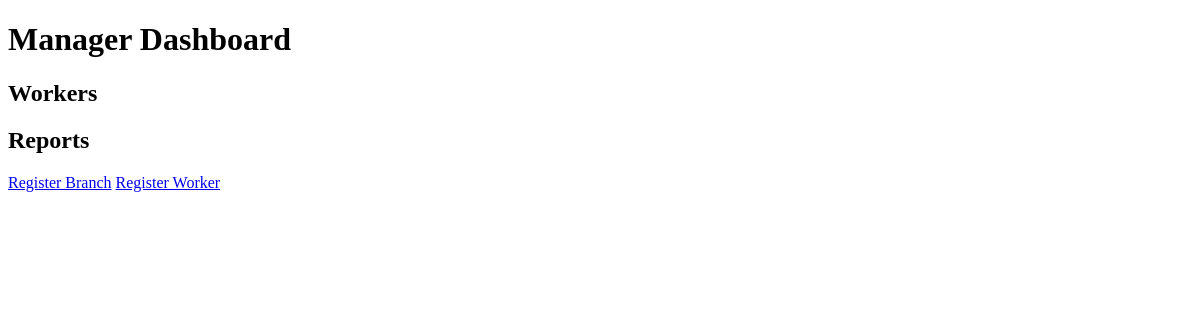
The page /manager/ on the database as committed earlier.
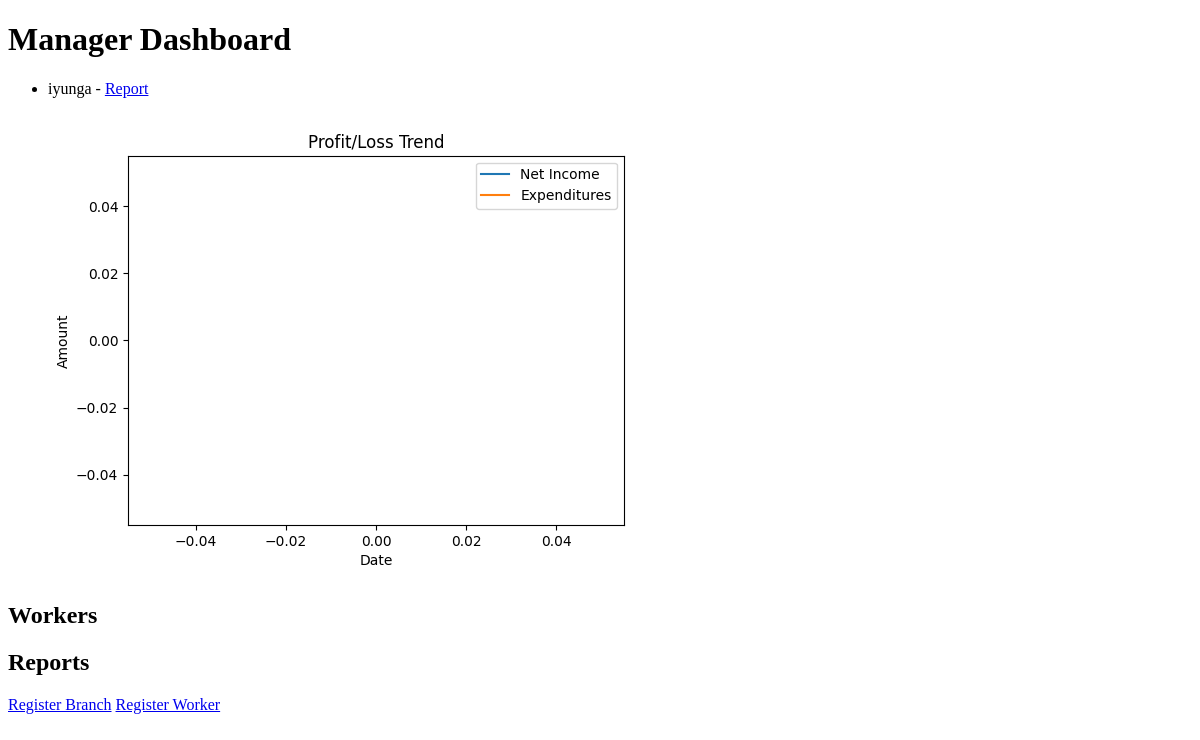
The same page on the database as committed later.
### manager/models.py (models this page shows, shortened)
class Branch(models.Model):
    name = models.CharField(max_length=100)

### manager/views.py (the view)
# urls.py: path('', views.dashboard, name='dashboard'),
def dashboard(request):
    branches = Branch.objects.all()
    workers = Worker.objects.all()
    reports = ItemReport.objects.all()
    for branch in branches:
        branch.profit_loss = calculate_profit_loss(branch)
        branch.graph = draw_profit_loss_graph(branch)
    best_selling_items = get_best_selling_items()
    return render(request, 'dashboard.html', {'branches': branches, 'workers': workers, 'reports': reports, 'best_selling_items': best_selling_items})

### manager/views.py (called while the page is built)
def calculate_profit_loss(branch):
    reports = ItemReport.objects.filter(item__worker__branch=branch)
    total_incomespent = reports.aggregate(Sum('incomespent'))['incomespent__sum'] or 0
    total_incomegained = reports.aggregate(Sum('incomegained'))['incomegained__sum'] or 0
    total_expenditures = reports.aggregate(Sum('expenditures'))['expenditures__sum'] or 0
    total_income = total_incomegained - total_incomespent
    if total_income >total_expenditures:
        return 'Profit'
    elif total_income < total_expenditures:
        return 'Loss'
    else:
        return 'Neutral'

def draw_profit_loss_graph(branch):
    reports = ItemReport.objects.filter(item__worker__branch=branch)
    dates = [report.date for report in reports]
    income_gained = [report.incomegained for report in reports]
    income_spent = [report.incomespent for report in reports]
    total_income = [report.income for report in reports]  # Difference between income_gained and income_spent
    expenditures = [report.expenditures for report in reports]
    plt.plot(dates, total_income, label='Net Income')
    plt.plot(dates, expenditures, label='Expenditures')
    plt.xlabel('Date')
    plt.ylabel('Amount')
    plt.title('Profit/Loss Trend')
    plt.legend()
    buffer = BytesIO()
    plt.savefig(buffer, format='png')
    buffer.seek(0)
    image_png = buffer.getvalue()
    graph = base64.b64encode(image_png).decode()
    buffer.close()
    return graph

def get_best_selling_items():
    items = Item.objects.all()
    best_selling_items = []
    for item in items:
        total_sales = sum([report.present for report in item.Itemreport_set.all()])
        best_selling_items.append((item, total_sales))
    best_selling_items.sort(key=lambda x: x[1], reverse=True)
    return best_selling_items[:5]  # Return top 5 best selling items

### manager/templates/dashboard.html (shortened to what this page needs)
{% load i18n %}
<!DOCTYPE html>
<html lang="en">
<head>
</head>
<body>
    <h1>{% trans "Manager Dashboard" %}</h1>
    <ul>
        {% for branch in branches %}
            <li>{{ branch.name }} - <a href="{% url 'branch_reports' branch.id %}">{% trans "Report" %}</a></li>
            <img alt="{% trans "Profit/Loss Graph" %}">
        {% endfor %}
    </ul>
    <h2>{% trans "Workers" %}</h2>
    <h2>{% trans "Reports" %}</h2>
    <a href="{% url 'register_branch' %}">{% trans "Register Branch" %}</a>
    <a href="{% url 'register_worker' %}">{% trans "Register Worker" %}</a>
</body>
</html>

Rows that differ between the two databases and show on the page:
added Branch: name "iyunga"
